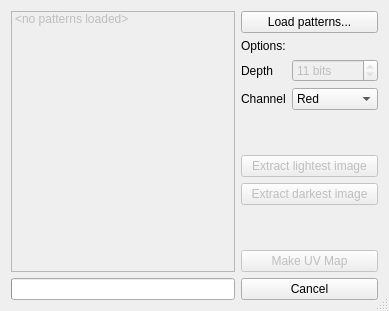
<?xml version="1.0" encoding="UTF-8"?>
<ui version="4.0">
 <class>PatternsDialog</class>
 <widget class="QDialog" name="PatternsDialog">
  <property name="geometry">
   <rect>
    <x>0</x>
    <y>0</y>
    <width>389</width>
    <height>311</height>
   </rect>
  </property>
  <property name="sizePolicy">
   <sizepolicy hsizetype="Maximum" vsizetype="Maximum">
    <horstretch>0</horstretch>
    <verstretch>0</verstretch>
   </sizepolicy>
  </property>
  <property name="windowTitle">
   <string>Create uv map from patterns</string>
  </property>
  <property name="sizeGripEnabled">
   <bool>true</bool>
  </property>
  <property name="modal">
   <bool>true</bool>
  </property>
  <layout class="QHBoxLayout" name="horizontalLayout">
   <item>
    <layout class="QVBoxLayout" name="verticalLayout_1">
     <item>
      <widget class="QListWidget" name="listWidget">
       <property name="enabled">
        <bool>false</bool>
       </property>
       <property name="horizontalScrollBarPolicy">
        <enum>Qt::ScrollBarAlwaysOff</enum>
       </property>
       <property name="alternatingRowColors">
        <bool>true</bool>
       </property>
       <property name="textElideMode">
        <enum>Qt::ElideMiddle</enum>
       </property>
       <item>
        <property name="text">
         <string>&lt;no patterns loaded&gt;</string>
        </property>
       </item>
      </widget>
     </item>
     <item>
      <widget class="QProgressBar" name="progressBar">
       <property name="value">
        <number>0</number>
       </property>
       <property name="textVisible">
        <bool>false</bool>
       </property>
      </widget>
     </item>
    </layout>
   </item>
   <item>
    <layout class="QVBoxLayout" name="verticalLayout_2">
     <item>
      <widget class="QPushButton" name="selectPatternsButton">
       <property name="text">
        <string>Load patterns...</string>
       </property>
      </widget>
     </item>
     <item>
      <widget class="QLabel" name="label">
       <property name="text">
        <string>Options:</string>
       </property>
      </widget>
     </item>
     <item>
      <layout class="QFormLayout" name="formLayout">
       <item row="0" column="1">
        <widget class="QSpinBox" name="depthList">
         <property name="enabled">
          <bool>false</bool>
         </property>
         <property name="frame">
          <bool>true</bool>
         </property>
         <property name="readOnly">
          <bool>true</bool>
         </property>
         <property name="suffix">
          <string> bits</string>
         </property>
         <property name="minimum">
          <number>8</number>
         </property>
         <property name="maximum">
          <number>16</number>
         </property>
         <property name="value">
          <number>11</number>
         </property>
        </widget>
       </item>
       <item row="0" column="0">
        <widget class="QLabel" name="label_2">
         <property name="text">
          <string>Depth</string>
         </property>
        </widget>
       </item>
       <item row="1" column="1">
        <widget class="QComboBox" name="channelList">
         <property name="currentIndex">
          <number>0</number>
         </property>
         <item>
          <property name="text">
           <string>Red</string>
          </property>
         </item>
         <item>
          <property name="text">
           <string>Green</string>
          </property>
         </item>
         <item>
          <property name="text">
           <string>Blue</string>
          </property>
         </item>
         <item>
          <property name="text">
           <string>Combined</string>
          </property>
         </item>
        </widget>
       </item>
       <item row="1" column="0">
        <widget class="QLabel" name="label_3">
         <property name="text">
          <string>Channel</string>
         </property>
        </widget>
       </item>
      </layout>
     </item>
     <item>
      <spacer name="verticalSpacer_2">
       <property name="orientation">
        <enum>Qt::Vertical</enum>
       </property>
       <property name="sizeHint" stdset="0">
        <size>
         <width>20</width>
         <height>40</height>
        </size>
       </property>
      </spacer>
     </item>
     <item>
      <widget class="QPushButton" name="extractLightButton">
       <property name="enabled">
        <bool>false</bool>
       </property>
       <property name="text">
        <string>Extract lightest image</string>
       </property>
      </widget>
     </item>
     <item>
      <widget class="QPushButton" name="extractDarkButton">
       <property name="enabled">
        <bool>false</bool>
       </property>
       <property name="text">
        <string>Extract darkest image</string>
       </property>
      </widget>
     </item>
     <item>
      <spacer name="verticalSpacer">
       <property name="orientation">
        <enum>Qt::Vertical</enum>
       </property>
       <property name="sizeHint" stdset="0">
        <size>
         <width>20</width>
         <height>40</height>
        </size>
       </property>
      </spacer>
     </item>
     <item>
      <widget class="QPushButton" name="acceptButton">
       <property name="enabled">
        <bool>false</bool>
       </property>
       <property name="text">
        <string>Make UV Map</string>
       </property>
       <property name="default">
        <bool>true</bool>
       </property>
       <property name="flat">
        <bool>false</bool>
       </property>
      </widget>
     </item>
     <item>
      <widget class="QPushButton" name="rejectButton">
       <property name="text">
        <string>Cancel</string>
       </property>
      </widget>
     </item>
    </layout>
   </item>
  </layout>
 </widget>
 <resources/>
 <connections>
  <connection>
   <sender>rejectButton</sender>
   <signal>clicked()</signal>
   <receiver>PatternsDialog</receiver>
   <slot>reject()</slot>
   <hints>
    <hint type="sourcelabel">
     <x>260</x>
     <y>278</y>
    </hint>
    <hint type="destinationlabel">
     <x>164</x>
     <y>149</y>
    </hint>
   </hints>
  </connection>
  <connection>
   <sender>selectPatternsButton</sender>
   <signal>clicked()</signal>
   <receiver>PatternsDialog</receiver>
   <slot>selectPatterns()</slot>
   <hints>
    <hint type="sourcelabel">
     <x>260</x>
     <y>21</y>
    </hint>
    <hint type="destinationlabel">
     <x>164</x>
     <y>149</y>
    </hint>
   </hints>
  </connection>
  <connection>
   <sender>listWidget</sender>
   <signal>currentItemChanged(QListWidgetItem*,QListWidgetItem*)</signal>
   <receiver>PatternsDialog</receiver>
   <slot>selectPatternFromList(QListWidgetItem*)</slot>
   <hints>
    <hint type="sourcelabel">
     <x>100</x>
     <y>149</y>
    </hint>
    <hint type="destinationlabel">
     <x>164</x>
     <y>149</y>
    </hint>
   </hints>
  </connection>
 </connections>
 <slots>
  <slot>selectPatterns()</slot>
  <slot>selectPatternFromList(QListWidgetItem*)</slot>
 </slots>
</ui>
